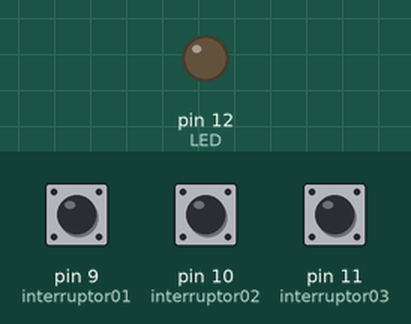
Bench run of a sketch on a simulated Arduino Uno, built with avr-gcc and run on an emulated ATmega328P. On the bench: output pins drawn as LEDs (lit = HIGH). The test bench sets the inputs (shaded band); at power-on: pin 9 (interruptor01) HIGH, pin 10 (interruptor02) HIGH, pin 11 (interruptor03) HIGH.

Above: at 1.2 s.
1.3 s: pin 9 (interruptor01) pulled LOW for 0.15 s
At 1.37 s:
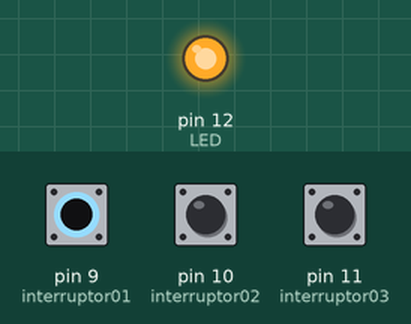
2.9 s: pin 9 (interruptor01) pulled LOW for 3.2 s
At 7.0 s:
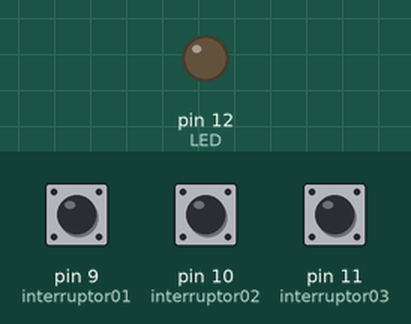
7.6 s: pin 10 (interruptor02) pulled LOW for 3.2 s
At 8.1 s:
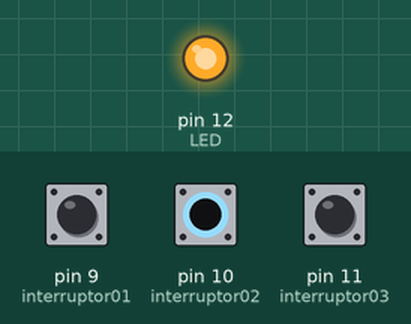
Timing chart, 0 to 12.3 s (numbered marks = the images above; inputs shaded):
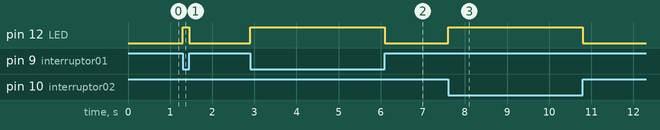

Measured:
- after the input at 1.3 s, pin 12 (LED): LOW → HIGH at once, → LOW 0.15 s later
- after the input at 2.9 s, pin 12 (LED): LOW → HIGH at once, → LOW 3.2 s later
- after the input at 7.6 s, pin 12 (LED): LOW → HIGH at once, → LOW 3.2 s later

The sketch:

01-portas-logicas.ino
```cpp
/*

	Estudo de portas lógicas por programação

  Feito por: Rafael Costa Varela

*/


const int interruptor01 = 9;
const int interruptor02 = 10;
const int interruptor03 = 11;

const int LED = 12;

int portaAND (int entrada01, int entrada02, int entrada03);
int portaOR (int entrada01, int entrada02, int entrada03);

void setup()
{
  // Setup para o LED
  pinMode(LED, OUTPUT);

  // Setup para os interruptores
  pinMode(interruptor01, INPUT_PULLUP);
  pinMode(interruptor02, INPUT_PULLUP);
  pinMode(interruptor03, INPUT_PULLUP);
}

int portaAND (int entrada01, int entrada02, int entrada03)
{
  return (entrada01 && entrada02 && entrada03) ? 1 : 0;
}

int portaOR (int entrada01, int entrada02, int entrada03)
{
  return (entrada01 || entrada02 || entrada03) ? 1 : 0;
}

void loop()
{
  // Declaração dos estados dos interruptores
  int estado01 = digitalRead(interruptor01);
  int estado02 = digitalRead(interruptor02);
  int estado03 = digitalRead(interruptor03);

  // Estados das portas lógicas AND e OR
  int estadoAND_01 = portaAND(!estado01, estado02, estado03);
  int estadoAND_02 = portaAND(estado01, !estado02, estado03);
  int estadoAND_03 = portaAND(estado01, estado02, !estado03);
  int estadoOR = portaOR(estadoAND_01, estadoAND_02, estadoAND_03);

  (estadoOR) ? digitalWrite(LED, HIGH) : digitalWrite(LED, LOW);

}
```
